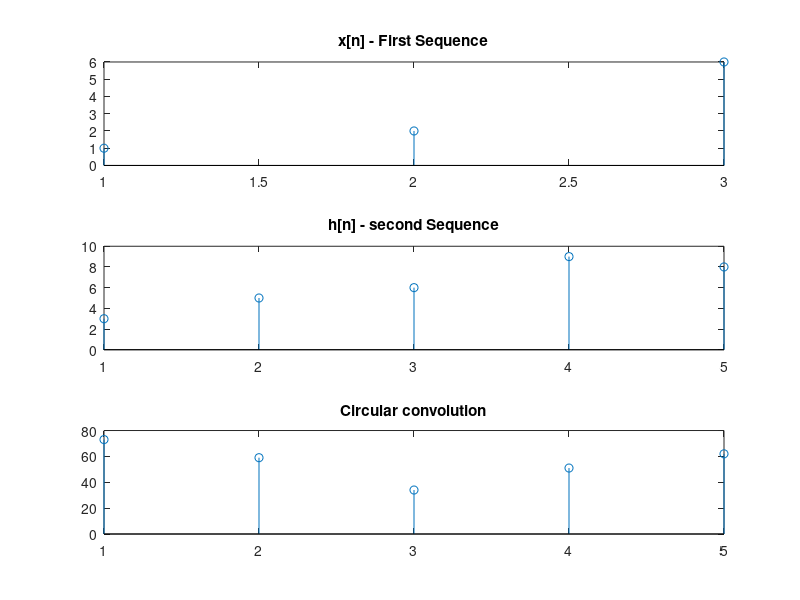

This figure's MATLAB source:
%% *Experiment No.- 6* _To develop program for Circular linear convolution_ 

clc;clear all;close all;

n=-10:1:10;

S1=[1 2 6];
%S2 = input('Input second sequence h[n]');
S2=[3 5 6 9 8];

%circular convolution
%lyn=input('length of output sequenc, N of MODULO-N')
lyn=5;
cconv_d= cconv(S1,S2,lyn);


subplot(3,1,1);stem(S1);title('x[n] - First Sequence');
subplot(3,1,2);stem(S2);title('h[n] - second Sequence');
subplot(3,1,3);stem(cconv_d);title('Circular convolution');



